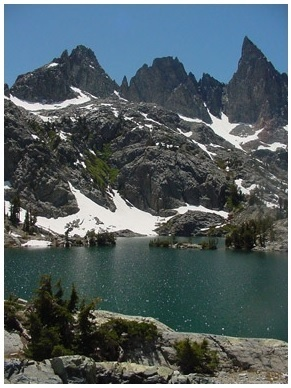
#> input picture Digital Image Processing/assignment-4-oops-moment/part1/lakeside.jpg, 291 x 388 px
$ jupyter execute --allow-errors part1.ipynb
#> lines starting #> are read from the running program, lines starting #| are printed output that depends on the picture
## QUESTION 1:

###  Write a function  dft1()  that calculates the DFT of a 1D array of arbitrary size.

[cell 1]
import numpy as np
import time
import matplotlib.pyplot as plt
import cv2

[cell 2]
input_array_1D=np.array([1,2,3],dtype=complex)
input_array_2D= np.array([[1, 2, 3, 4],
                           [5, 6, 7, 8],
                           [9, 10, 11, 12],
                           [13, 14, 15, 16]],dtype=complex)

[cell 3]
def dft1(x):
    N=len(x)
    n=np.arange(N)
    k=n.reshape((N,1))
    e=np.exp(-2j*np.pi*k*n/N)
    X=np.dot(e,x)
    return X

[cell 4]
print(dft1(input_array_1D))

[cell 5]
# TESTING PART FOR 1D DFT
testing_1D_DFT=np.fft.fft(input_array_1D)
print(testing_1D_DFT)

###  Write a function  dft2()  that computes the 2D-DFT of a 2D array, using  dft1()

[cell 6]
# we will use the property of seperability of DFT to calculate 2D DFT

def dft2(x):
    result_rows=np.array([dft1(row) for row in x],dtype=complex)
    result_rows=result_rows.T
    result_cols=np.array([dft1(row) for row in result_rows],dtype=complex)
    result_cols=result_cols.T
    return result_cols.astype(complex)

[cell 7]
result_2d=dft2(input_array_2D)
result_2d = np.round(result_2d, decimals=10)
print(result_2d)

[cell 8]
#Testing 2d dft with inbuilt function
testing_result_2d=np.fft.fft2(input_array_2D)
print(testing_result_2d)

### Write a function  fft1()  that computes the DFT of a 1D array using the FFT algorithm.

[cell 9]
# while it's not a power of 2 , keep appending zeroes.

def power2(data):
    while not np.log2(len(data)).is_integer():
        data = np.append(data, 0)
    return data

[cell 10]
def FFT1D(data):
    n = len(data)

    if(n <= 1):
        return data.astype(complex)

    one_part = FFT1D(data[0::2])
    second_part = FFT1D(data[1::2])

    tiddle_factor = np.exp(-2j * np.pi / n)

    for p in range(len(second_part)):
        second_part[p]= (tiddle_factor**p) * second_part[p]

    addition = np.add(one_part,second_part)
    subtraction = np.subtract(one_part,second_part)
    FFT1D_result = np.concatenate([addition,subtraction])
    return FFT1D_result.astype(complex)

[cell 11]
input_fft_1D=power2(input_array_1D)
result_fft_1D=FFT1D(input_fft_1D)
print(result_fft_1D)

[cell 12]
# Testing 1D FFT
testing_input=[1,2,3,0]
testing_result_fft_1D=np.fft.fft(testing_input)
print(testing_result_fft_1D)

[cell 13]
# funtction to pad 2d arrays
def pad2D_array(x):
    rows,cols=x.shape
    padded_rows=int(2**(np.ceil(np.log2(rows))))
    padded_cols=int(2**(np.ceil(np.log2(cols))))
    extra_zero_rows=padded_rows-rows
    extra_zero_cols=padded_cols-cols
    x=np.pad(x,((0,extra_zero_rows),(0,extra_zero_cols)),'constant')
    return x


testingpad2d=np.array([[1, 2, 4],
                           [9, 10, 12],
                           [13, 14,  16]])
print(pad2D_array(testingpad2d))

[cell 14]
def FFT2(x):
    result_rows = np.array([FFT1D(row) for row in x])
    result_rows = result_rows.T
    result_columns = np.array([FFT1D(row) for row in result_rows])
    result_columns = result_columns.T
    return result_columns

[cell 15]
# Example usage:
input_array_2d = np.array([[1, 2, 4],
                           [9, 10, 12],
                           [13, 14,  16]])
input_array_2d = pad2D_array(input_array_2d)
result_fft_2d = FFT2(input_array_2d)
print(result_fft_2d)


# testing purposes
print("testing result :")

result_testing_2d=np.fft.fft2(input_array_2d)
print(result_testing_2d)

###  Compute the DFT of arrays of different lengths say [128, 256, 512, 1024] using  dft1() . Repeat the same using  fft1()  . Make a plot showing how the run-time changes with the array size, and comment on the differences observed in the two cases.

[cell 16]
array_sizes = [128, 256, 512, 1024]
dft_runtimes = []
fft_runtimes = []
for size in array_sizes:
    x=np.random.rand(size)
    start_time = time.time()
    dft_runtime = dft1(x)
    end_time = time.time()
    dft_runtime = end_time - start_time
    start_time = time.time()
    fft_runtime = FFT1D(x)
    end_time = time.time()
    fft_runtime = end_time - start_time
    dft_runtimes.append(dft_runtime)
    fft_runtimes.append(fft_runtime)

[cell 17]
# Print the results :
for size, dft_time, fft_time in zip(array_sizes, dft_runtimes, fft_runtimes):
    print(f"Array Size: {size} | DFT Runtime: {dft_time:.6f} seconds | FFT Runtime: {fft_time:.6f} seconds")

#Plot the results :
plt.plot(array_sizes, dft_runtimes, label="DFT")
plt.plot(array_sizes, fft_runtimes, label="FFT")
plt.xlabel("Array Size")
plt.ylabel("Runtime (seconds)")
plt.legend()
plt.show()
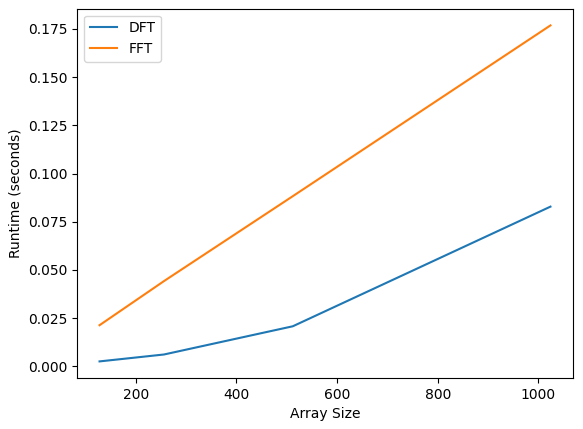
#> figure drawn by matplotlib, 1 panel

Run-time Comparison:

As the array size (N) increases, the run-time of the Fast Fourier Transform (FFT) using fft1() is significantly lower compared to the Discrete Fourier Transform (DFT) using dft1().
For larger N values (e.g., 512, 1024), the time difference between FFT and DFT becomes more pronounced.

Time Complexity:
The DFT algorithm, implemented in dft1(), has a time complexity of O(N^2), where N is the size of the input array. This is due to the nested loops in the DFT computation.
In contrast, the FFT algorithm, implemented in fft1(), has a more efficient time complexity of O(N log N). The divide-and-conquer strategy employed by FFT significantly reduces the overall computational complexity compared to the straightforward DFT approach

### Assuming the center pixel of the image as origin (0,0). Plot the 2D-DFTs of the images whose pixel intensities are :

#### a.  I = 0.5 * (  1 + sin(x) )

[cell 18]
def intensity_function1(x):
    return 0.5*(1+np.sin(x))


x=np.linspace(-20,20,256)
y=np.linspace(-20,20,256)
x, y = np.meshgrid(x, y)
image = intensity_function1(x)
image=pad2D_array(image)


image_fft=FFT2(image)
image_fft_shifted = np.fft.fftshift(image_fft)
magnitude_spectrum = np.abs(image_fft_shifted)

image_fft_inbuilt=np.fft.fft2(image)
image_fft_inbuilt_shifted = np.fft.fftshift(image_fft_inbuilt)
magnitude_spectrum_inbuilt = np.abs(image_fft_inbuilt_shifted)

plt.figure(figsize=(12, 6))

plt.subplot(131)  # Use 131 for the first subplot
plt.imshow(image, cmap='gray')
plt.title('Original Image')
plt.axis('off')

plt.subplot(132)  # Use 132 for the second subplot
plt.imshow(np.log(1 + magnitude_spectrum), cmap='gray')
plt.title('2D-DFT')
plt.axis('off')

plt.subplot(133)  # Use 133 for the third subplot
plt.imshow(np.log(1 + magnitude_spectrum_inbuilt), cmap='gray')
plt.title('2D-DFT_Inbuilt')
plt.axis('off')

plt.show()
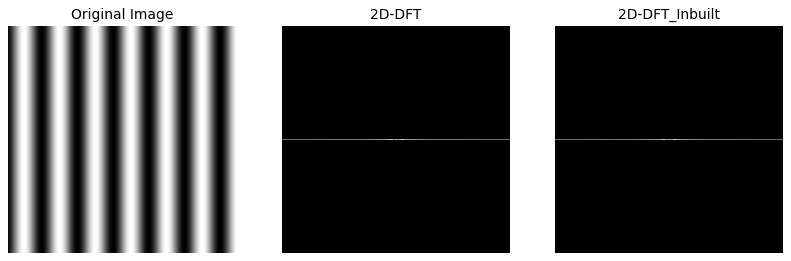
#> figure drawn by matplotlib, 3 panels

### I = 0.5 *  ( 1 + sin(x) * sin(y) )

[cell 19]
def intensity_function2(x,y):
    return 0.5*(1+(np.sin(x)*np.sin(y)))

x=np.linspace(-20,10,256)
y=np.linspace(-20,10,256)
x, y = np.meshgrid(x, y)
image = intensity_function2(x,y)
image=pad2D_array(image)


image_fft=FFT2(image)
image_fft_shifted = np.fft.fftshift(image_fft)
magnitude_spectrum = np.abs(image_fft_shifted)

image_fft_inbuilt=np.fft.fft2(image)
image_fft_inbuilt_shifted = np.fft.fftshift(image_fft_inbuilt)
magnitude_spectrum_inbuilt = np.abs(image_fft_inbuilt_shifted)

plt.figure(figsize=(12, 6))

plt.subplot(131)  # Use 131 for the first subplot
plt.imshow(image, cmap='gray')
plt.title('Original Image')
plt.axis('off')

plt.subplot(132)  # Use 132 for the second subplot
plt.imshow(np.log(1 + magnitude_spectrum), cmap='gray')
plt.title('2D-DFT')
plt.axis('off')

plt.subplot(133)  # Use 133 for the third subplot
plt.imshow(np.log(1 + magnitude_spectrum_inbuilt), cmap='gray')
plt.title('2D-DFT_Inbuilt')
plt.axis('off')

plt.show()
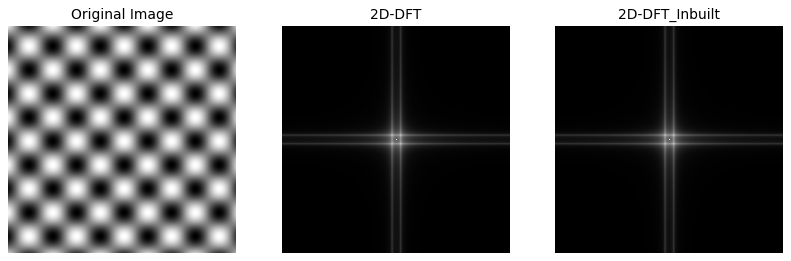
#> figure drawn by matplotlib, 3 panels

###   I = 0.5 * (  1 + sin( x^2 + y^2 ) )

[cell 20]
def intensity_function3(x,y):
    return 0.5 * (1 + np.sin(x**2 + y**2))

x=np.linspace(-20,10,256)
y=np.linspace(-20,10,256)
x, y = np.meshgrid(x, y)
image = intensity_function3(x,y)
image=pad2D_array(image)


image_fft=FFT2(image)
image_fft_shifted = np.fft.fftshift(image_fft)
magnitude_spectrum = np.abs(image_fft_shifted)

image_fft_inbuilt=np.fft.fft2(image)
image_fft_inbuilt_shifted = np.fft.fftshift(image_fft_inbuilt)
magnitude_spectrum_inbuilt = np.abs(image_fft_inbuilt_shifted)

plt.figure(figsize=(12, 6))

plt.subplot(131)  # Use 131 for the first subplot
plt.imshow(image, cmap='gray')
plt.title('Original Image')
plt.axis('off')

plt.subplot(132)  # Use 132 for the second subplot
plt.imshow(np.log(1 + magnitude_spectrum), cmap='gray')
plt.title('2D-DFT')
plt.axis('off')

plt.subplot(133)  # Use 133 for the third subplot
plt.imshow(np.log(1 + magnitude_spectrum_inbuilt), cmap='gray')
plt.title('2D-DFT_Inbuilt')
plt.axis('off')

plt.show()
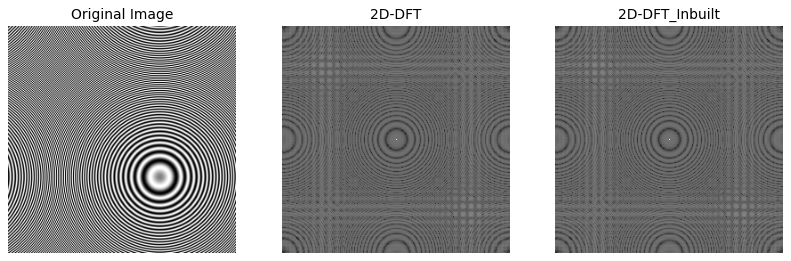
#> figure drawn by matplotlib, 3 panels

[cell 21]
# take input of image IN GRAY SCALE
IMAGE1=cv2.imread('./1024_1024.jpg',cv2.IMREAD_GRAYSCALE)
# resize the image to 1024*1024
#> (the rest of this cell did not finish here and is left out)

#> (a cell that did not finish here is left out)

#### Write a function  ifft2()  that computes the 2D-InverseDFT of a 2D array.

[cell 23]
def IFFT1D(x):
    n=len(x)
    if(n<=1):
        return x.astype(complex)

    one_part=IFFT1D(x[0::2])*(n/2)
    second_part=IFFT1D(x[1::2])*(n/2)

    tiddle_factor=np.exp(2j*np.pi/n)

    for i in range(len(second_part)):
        second_part[i]=(tiddle_factor**i)*second_part[i]

    addition=np.add(one_part,second_part)
    subtraction=np.subtract(one_part,second_part)

    IFFT1D_result=np.concatenate([addition,subtraction])
    return IFFT1D_result.astype(complex)/n

[cell 24]
def IFFT2D(img):
    rowIFFT = np.array([IFFT1D(row) for row in img])
    rowIFFT = rowIFFT.T
    colIFFT = np.array([IFFT1D(row) for row in rowIFFT])
    colIFFT = colIFFT.T
    return colIFFT

[cell 25]
# testing where you first take 2d fft and then take inverse fft
print(input_array_2D)
result_fft_2d=FFT2(input_array_2D)
print(IFFT2D(result_fft_2d))

### QUESTION 2

[cell 26]
def ideal_Low_Pass(image,D):
    h,w=image.shape
    temp=np.copy(image).astype(np.complex128)

    # centering
    for i in range(h):
        for j in range(w):
            temp[i][j]*=(-1)**(i+j)

    temp=FFT2(temp)

    mid_h=h/2
    mid_w=w/2

    for i in range(h):
        for j in range(w):
            distance=np.sqrt((i-mid_h)**2+(j-mid_w)**2)
            if(distance<=D):
                temp[i][j]=temp[i][j]
            else:
                temp[i][j]=0

    final_img=IFFT2D(temp)

    return final_img

[cell 27]
# testing ideal low pass filter
lowpassfilter_image=cv2.imread("./lakeside.jpg",cv2.IMREAD_GRAYSCALE)
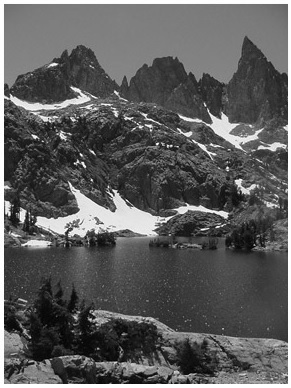
#> lowpassfilter_image: shape (388, 291); min 0, max 255, mean 92.5
original_size = lowpassfilter_image.shape
#> original_size = (388, 291)
lowpassfilter_image=pad2D_array(lowpassfilter_image)
#> in pad2D_array (call 6), `x=np.pad(x,((0,extra_zero_rows),(0,extra_zero_cols)),'constant')`:
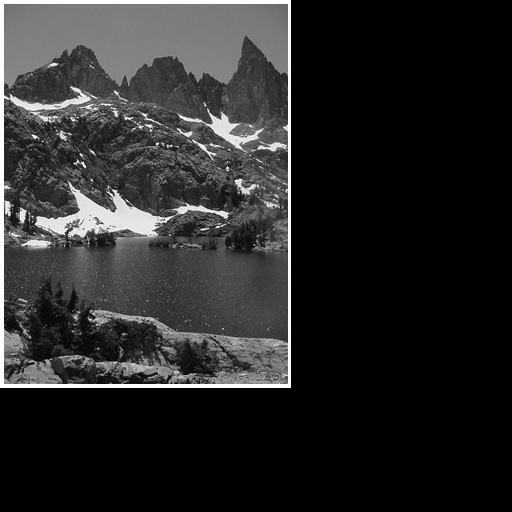
#> x: shape (512, 512); min 0, max 255, mean 39.8

lowPassFiltered_1=ideal_Low_Pass(lowpassfilter_image,15)
lowPassFiltered_2=ideal_Low_Pass(lowpassfilter_image,30)
lowPassFiltered_3=ideal_Low_Pass(lowpassfilter_image,50)
# resize each of them to h.w since else we will see padded black
